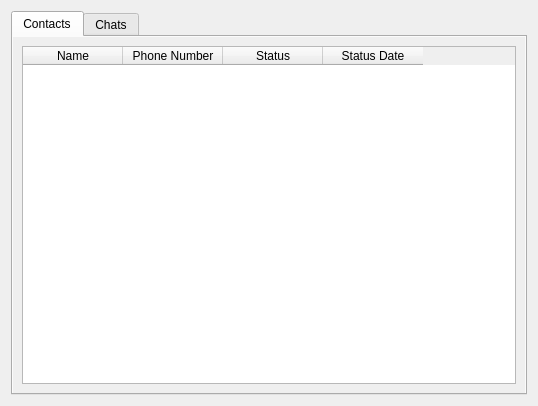
<?xml version="1.0" encoding="UTF-8"?>
<ui version="4.0">
 <class>WhatsAppBrowser</class>
 <widget class="QWidget" name="WhatsAppBrowser">
  <property name="geometry">
   <rect>
    <x>0</x>
    <y>0</y>
    <width>538</width>
    <height>406</height>
   </rect>
  </property>
  <property name="windowTitle">
   <string>WhatsApp Browser</string>
  </property>
  <layout class="QVBoxLayout" name="verticalLayout">
   <item>
    <widget class="QTabWidget" name="tabWidget">
     <property name="currentIndex">
      <number>0</number>
     </property>
     <widget class="QWidget" name="Contacts">
      <property name="autoFillBackground">
       <bool>true</bool>
      </property>
      <attribute name="title">
       <string>Contacts</string>
      </attribute>
      <layout class="QHBoxLayout" name="horizontalLayout">
       <item>
        <widget class="QTableWidget" name="contactsWidget">
         <property name="autoFillBackground">
          <bool>false</bool>
         </property>
         <property name="alternatingRowColors">
          <bool>false</bool>
         </property>
         <property name="sortingEnabled">
          <bool>true</bool>
         </property>
         <column>
          <property name="text">
           <string>Name</string>
          </property>
         </column>
         <column>
          <property name="text">
           <string>Phone Number</string>
          </property>
         </column>
         <column>
          <property name="text">
           <string>Status</string>
          </property>
         </column>
         <column>
          <property name="text">
           <string>Status Date</string>
          </property>
         </column>
        </widget>
       </item>
      </layout>
     </widget>
     <widget class="QWidget" name="Chats">
      <property name="autoFillBackground">
       <bool>true</bool>
      </property>
      <attribute name="title">
       <string>Chats</string>
      </attribute>
      <layout class="QVBoxLayout" name="verticalLayout_2">
       <item>
        <widget class="QTableWidget" name="chatsWidget">
         <column>
          <property name="text">
           <string>Contact Name</string>
          </property>
         </column>
         <column>
          <property name="text">
           <string># Msg</string>
          </property>
         </column>
         <column>
          <property name="text">
           <string># Unread</string>
          </property>
         </column>
         <column>
          <property name="text">
           <string>Last Msg Date</string>
          </property>
         </column>
        </widget>
       </item>
       <item>
        <widget class="QTableWidget" name="chatsWidget_2">
         <column>
          <property name="text">
           <string>Is From Me</string>
          </property>
         </column>
         <column>
          <property name="text">
           <string>Msg Date</string>
          </property>
         </column>
         <column>
          <property name="text">
           <string>Msg Text</string>
          </property>
         </column>
         <column>
          <property name="text">
           <string>Msg Status</string>
          </property>
         </column>
        </widget>
       </item>
      </layout>
     </widget>
    </widget>
   </item>
  </layout>
 </widget>
 <resources/>
 <connections/>
</ui>
